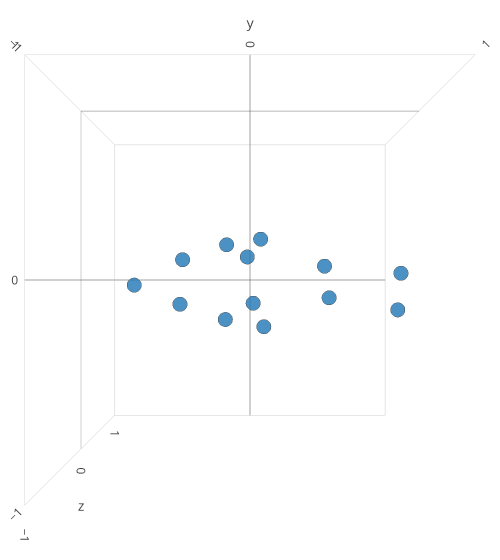
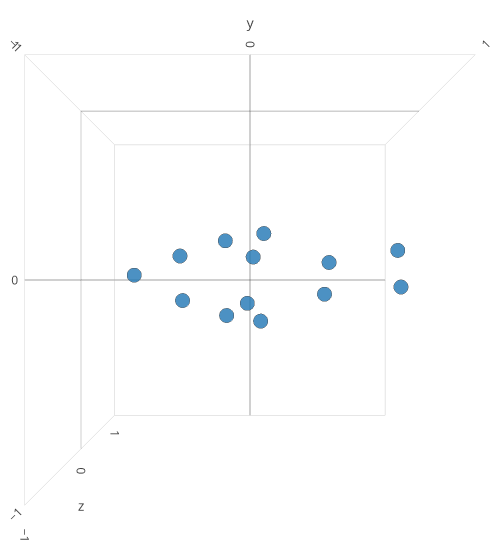
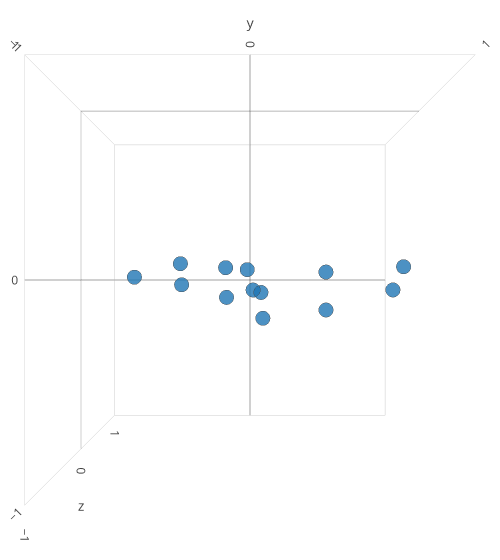
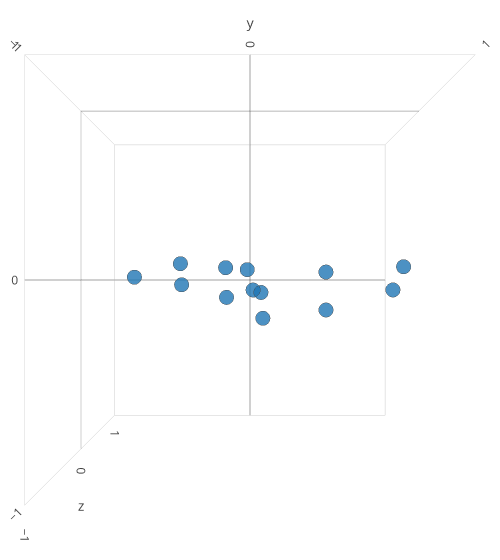

Notebook cell for these charts, in order:
### Code cell
data = read_data("dataset/human36M/data/", [1], ["Directions"])
frame_id = 1
joints = data[(1,'Directions','Directions 1.h5')][frame_id]
joints = joints.copy()

joints[:,:] -= joints[:,:].min()
joints[:,:] /= joints[:,:].max()
joints[:,:] = joints[:,:]*2-1


jointsList = [process_record(joints, 0, 0, False), 
          process_record(joints, 0, 0, True),
          process_record(joints, math.pi/3, 0, False), 
          process_record(joints, math.pi/3, 0, False)]

for joints in jointsList:
    Visualization.plot_3d(joints)

### Figure 1 — Plotly figure (JSON) as saved in the notebook; plotly's stock layout.template omitted (floating-point values rounded to 4 significant figures)
{"data": [{"marker": {"line": {"color": "rgba(200,200,200)", "width": 0.5}, "opacity": 0.8, "size": 5}, "mode": "markers", "text": ["head", "leftShoulder", "rightShoulder", "leftElbow", "rightElbow", "leftWrist", "rightWrist", "leftHip", "rightHip", "leftKnee", "rightKnee", "leftAnkle", "rightAnkle"], "type": "scatter3d", "uid": "f501856e-b372-11e8-adf3-fa163ee24c06", "x": [-0.02977, 0.1221, -0.1445, 0.2072, -0.2334, 0.2298, -0.2677, 0.1369, -0.1369, 0.08304, -0.1007, 0.04147, -0.1773], "y": [-0.6931, -0.4044, -0.4212, -0.1383, -0.1478, 0.05839, 0.07797, -0.01739, 0.01739, 0.44, 0.4496, 0.9068, 0.8802], "z": [0.03783, 0.03963, 0.05057, -0.03883, 0.01099, -0.2103, -0.1172, -0.009497, 0.009497, 0.006332, -0.1464, 0.06764, 0.03272]}], "layout": {"margin": {"b": 0, "l": 0, "r": 0, "t": 0}, "scene": {"aspectmode": "manual", "aspectratio": {"x": 1, "y": 1, "z": 1}, "camera": {"center": {"x": 0, "y": 0, "z": 0}, "eye": {"x": 0, "y": 0, "z": -2}, "up": {"x": 1, "y": 0, "z": 0}}, "xaxis": {"nticks": 4, "range": [-1, 1]}, "yaxis": {"nticks": 4, "range": [-1, 1]}, "zaxis": {"nticks": 4, "range": [-1, 1]}}, "title": "cam", "width": 500}}

### Figure 2 — Plotly figure (JSON) as saved in the notebook; plotly's stock layout.template omitted (floating-point values rounded to 4 significant figures)
{"data": [{"marker": {"line": {"color": "rgba(200,200,200)", "width": 0.5}, "opacity": 0.8, "size": 5}, "mode": "markers", "text": ["head", "leftShoulder", "rightShoulder", "leftElbow", "rightElbow", "leftWrist", "rightWrist", "leftHip", "rightHip", "leftKnee", "rightKnee", "leftAnkle", "rightAnkle"], "type": "scatter3d", "uid": "f501856f-b372-11e8-adf3-fa163ee24c06", "x": [0.02977, 0.1445, -0.1221, 0.2334, -0.2072, 0.2677, -0.2298, 0.1369, -0.1369, 0.1007, -0.08304, 0.1773, -0.04147], "y": [-0.6931, -0.4212, -0.4044, -0.1478, -0.1383, 0.07797, 0.05839, 0.01739, -0.01739, 0.4496, 0.44, 0.8802, 0.9068], "z": [0.03783, 0.05057, 0.03963, 0.01099, -0.03883, -0.1172, -0.2103, 0.009497, -0.009497, -0.1464, 0.006332, 0.03272, 0.06764]}], "layout": {"margin": {"b": 0, "l": 0, "r": 0, "t": 0}, "scene": {"aspectmode": "manual", "aspectratio": {"x": 1, "y": 1, "z": 1}, "camera": {"center": {"x": 0, "y": 0, "z": 0}, "eye": {"x": 0, "y": 0, "z": -2}, "up": {"x": 1, "y": 0, "z": 0}}, "xaxis": {"nticks": 4, "range": [-1, 1]}, "yaxis": {"nticks": 4, "range": [-1, 1]}, "zaxis": {"nticks": 4, "range": [-1, 1]}}, "title": "cam", "width": 500}}

### Figure 3 — Plotly figure (JSON) as saved in the notebook; plotly's stock layout.template omitted (floating-point values rounded to 4 significant figures)
{"data": [{"marker": {"line": {"color": "rgba(200,200,200)", "width": 0.5}, "opacity": 0.8, "size": 5}, "mode": "markers", "text": ["head", "leftShoulder", "rightShoulder", "leftElbow", "rightElbow", "leftWrist", "rightWrist", "leftHip", "rightHip", "leftKnee", "rightKnee", "leftAnkle", "rightAnkle"], "type": "scatter3d", "uid": "f5018570-b372-11e8-adf3-fa163ee24c06", "x": [0.01787, 0.0954, -0.02845, 0.07, -0.1072, -0.06725, -0.2354, 0.06023, -0.06023, 0.047, -0.1771, 0.07931, -0.06033], "y": [-0.6931, -0.4044, -0.4212, -0.1383, -0.1478, 0.05839, 0.07797, -0.01739, 0.01739, 0.44, 0.4496, 0.9068, 0.8802], "z": [0.0447, -0.08596, 0.1504, -0.1989, 0.2076, -0.3041, 0.1733, -0.1233, 0.1233, -0.06875, 0.01403, -0.002097, 0.1699]}], "layout": {"margin": {"b": 0, "l": 0, "r": 0, "t": 0}, "scene": {"aspectmode": "manual", "aspectratio": {"x": 1, "y": 1, "z": 1}, "camera": {"center": {"x": 0, "y": 0, "z": 0}, "eye": {"x": 0, "y": 0, "z": -2}, "up": {"x": 1, "y": 0, "z": 0}}, "xaxis": {"nticks": 4, "range": [-1, 1]}, "yaxis": {"nticks": 4, "range": [-1, 1]}, "zaxis": {"nticks": 4, "range": [-1, 1]}}, "title": "cam", "width": 500}}

### Figure 4 — Plotly figure (JSON) as saved in the notebook; plotly's stock layout.template omitted (floating-point values rounded to 4 significant figures)
{"data": [{"marker": {"line": {"color": "rgba(200,200,200)", "width": 0.5}, "opacity": 0.8, "size": 5}, "mode": "markers", "text": ["head", "leftShoulder", "rightShoulder", "leftElbow", "rightElbow", "leftWrist", "rightWrist", "leftHip", "rightHip", "leftKnee", "rightKnee", "leftAnkle", "rightAnkle"], "type": "scatter3d", "uid": "f5018571-b372-11e8-adf3-fa163ee24c06", "x": [0.01787, 0.0954, -0.02845, 0.07, -0.1072, -0.06725, -0.2354, 0.06023, -0.06023, 0.047, -0.1771, 0.07931, -0.06033], "y": [-0.6931, -0.4044, -0.4212, -0.1383, -0.1478, 0.05839, 0.07797, -0.01739, 0.01739, 0.44, 0.4496, 0.9068, 0.8802], "z": [0.0447, -0.08596, 0.1504, -0.1989, 0.2076, -0.3041, 0.1733, -0.1233, 0.1233, -0.06875, 0.01403, -0.002097, 0.1699]}], "layout": {"margin": {"b": 0, "l": 0, "r": 0, "t": 0}, "scene": {"aspectmode": "manual", "aspectratio": {"x": 1, "y": 1, "z": 1}, "camera": {"center": {"x": 0, "y": 0, "z": 0}, "eye": {"x": 0, "y": 0, "z": -2}, "up": {"x": 1, "y": 0, "z": 0}}, "xaxis": {"nticks": 4, "range": [-1, 1]}, "yaxis": {"nticks": 4, "range": [-1, 1]}, "zaxis": {"nticks": 4, "range": [-1, 1]}}, "title": "cam", "width": 500}}
